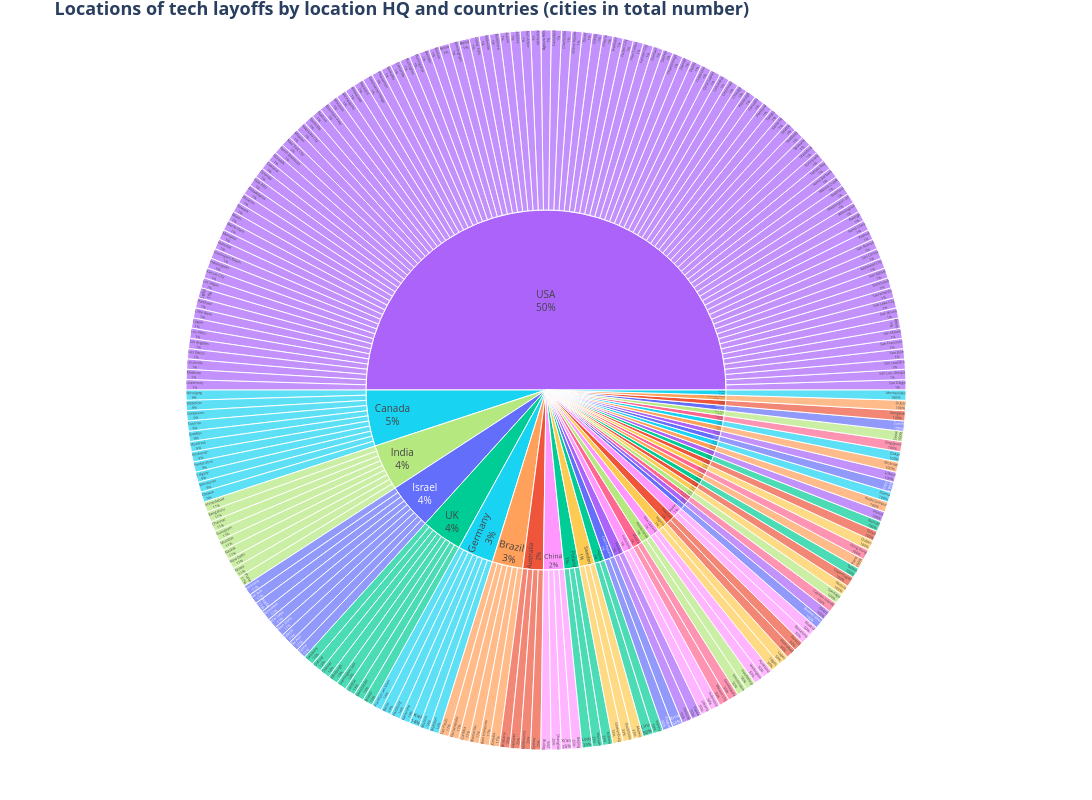

This figure's notebook cell:
### Code cell
import plotly.express as px

fig = px.sunburst(gr_cat, width=1280, height=800,
                  path=["Country","location_HQ"], values="size",
                  color="Country",
                  title="<span style='font-size:18px;'><b>Locations of tech layoffs by location HQ and countries (cities in total number)</b></span><b></b>"
                  )
fig.update_layout(font_size=10, margin=dict(l=10, r=10, t=30, b=50))
fig.update_traces(textinfo="label+percent parent")
fig.show()

### Figure 1 — Plotly figure (JSON) as saved in the notebook; plotly's stock layout.template omitted (floating-point values rounded to 4 significant figures; data arrays with more than 128 entries replaced by an {"elided": "..."} marker saying what was removed)
{"data": [{"branchvalues": "total", "customdata": {"elided": "264x1 str values"}, "domain": {"x": [0, 1], "y": [0, 1]}, "hovertemplate": "labels=%{label}<br>size=%{value}<br>parent=%{parent}<br>id=%{id}<br>Country=%{customdata[0]}<extra></extra>", "ids": {"elided": "264 str values"}, "labels": {"elided": "264 str values"}, "marker": {"colors": {"elided": "264 str values"}}, "name": "", "parents": {"elided": "264 str values"}, "textinfo": "label+percent parent", "type": "sunburst", "values": {"elided": "264 float values"}}], "layout": {"font": {"size": 10}, "height": 800, "legend": {"tracegroupgap": 0}, "margin": {"b": 50, "l": 10, "r": 10, "t": 30}, "title": {"text": "<span style='font-size:18px;'><b>Locations of tech layoffs by location HQ and countries (cities in total number)</b></span><b></b>"}, "width": 1280}}
